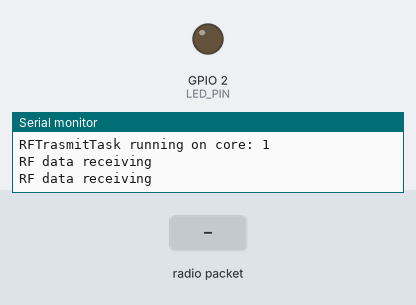
A program run on a simulated ESP32. On the bench: output pins drawn as LEDs (lit = HIGH), the last lines printed to the serial monitor. The test bench sets the inputs (shaded band). No radio packets arrive unless stated.

Above: at 1.8 s.
1.9 s: radio packet "1" arrives
At 2.7 s:
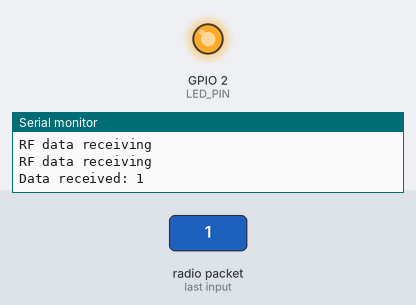
3.5 s: radio packet "0" arrives
At 5.2 s:
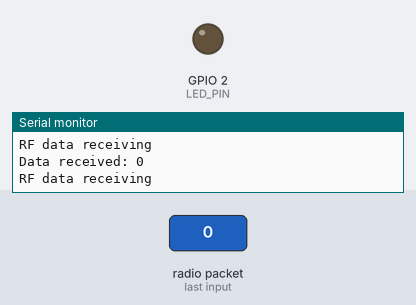
5.5 s: radio packet "2" arrives
At 7.0 s:
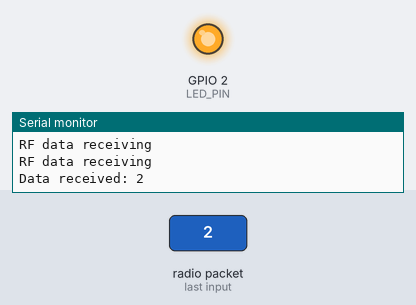
Timing chart, 0 to 8.5 s (numbered marks = the images above; inputs shaded):
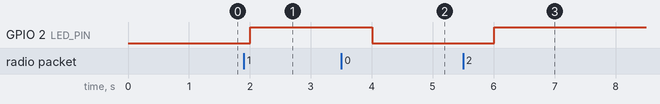

Measured:
- after the input at 1.9 s, GPIO 2 (LED_PIN): LOW → HIGH after 0.11 s
- after the input at 3.5 s, GPIO 2 (LED_PIN): HIGH → LOW after 0.51 s
- after the input at 5.5 s, GPIO 2 (LED_PIN): LOW → HIGH after 0.51 s

The program:

main.cpp
```cpp
#include <Arduino.h>
#include <SPI.h>

// ================================================================
// ===               ROLE DEFINE DECLARATIONS                   ===
// ================================================================
//Uncommente only the relative role define
//#define RF_DATASENDER
#define RF_DATALOGGER

#ifdef RF_DATASENDER
    #include "I2Cdev.h"
    #include "MPU6050_6Axis_MotionApps20.h"
#endif

#ifdef RF_DATALOGGER
    #include <U8g2lib.h>
#endif

#include "Wire.h"

#include <nRF24L01.h>
#include <RF24.h>

// ================================================================
// ===               GENERAL DEFINE DECLARATIONS                ===
// ================================================================
#define INTERRUPT_PIN 34
#define LED_PIN 2

#ifdef RF_DATASENDER
    #define M_PI		3.14159265358979323846

    MPU6050 mpu;
#endif

#ifdef RF_DATALOGGER

#endif

TaskHandle_t IMUTaskHandle;
TaskHandle_t RFTaskHandle;
TaskHandle_t SDTaskHandle;
TaskHandle_t LCDTaskHandle;

bool blinkState = false;
bool imustarted = false;

#ifdef RF_DATASENDER
// ================================================================
// ===               MPU6050 DECLARATIONS                       ===
// ================================================================

// MPU control/status vars
bool dmpReady = false;  // set true if DMP init was successful
uint8_t mpuIntStatus;   // holds actual interrupt status byte from MPU
uint8_t devStatus;      // return status after each device operation (0 = success, !0 = error)
uint16_t packetSize;    // expected DMP packet size (default is 42 bytes)
uint16_t fifoCount;     // count of all bytes currently in FIFO
uint8_t fifoBuffer[64]; // FIFO storage buffer

// orientation/motion vars
Quaternion q;           // [w, x, y, z]         quaternion container
VectorInt16 aa;         // [x, y, z]            accel sensor measurements
VectorInt16 aaReal;     // [x, y, z]            gravity-free accel sensor measurements
VectorInt16 aaWorld;    // [x, y, z]            world-frame accel sensor measurements
VectorFloat gravity;    // [x, y, z]            gravity vector
float euler[3];         // [psi, theta, phi]    Euler angle container
float ypr[3];           // [yaw, pitch, roll]   yaw/pitch/roll container and gravity vector
float yprDeg[3];        // [yaw, pitch, roll]   Degree yaw/pitch/roll container
int32_t imuTemp;

volatile bool mpuInterrupt = false;     // indicates whether MPU interrupt pin has gone high
void dmpDataReady() {
    mpuInterrupt = true;
}
#endif

// ================================================================
// ===               nRF24L01 DECLARATIONS                       ===
// ================================================================
RF24 radio(4, 5); // CE pin, CSN pin

// Let these addresses be used for the pair
uint8_t address[][6] = {"Pipe1", "Pipe2"};

// ================================================================
// ===                    TASKS PROGRAM LOOP                    ===
// ================================================================
#ifdef RF_DATASENDER
void IMUTask( void * pvParameters )
{
    Serial.printf("IMUTask running on core: %d\r\n",xPortGetCoreID());

    for(;;)
    {
        if (!dmpReady)
        {
            imustarted = false;
            return;
        }
        // read a packet from FIFO
        if (mpu.dmpGetCurrentFIFOPacket(fifoBuffer))
        {   // Get the Latest packet
            // display Euler angles in degrees
            imustarted = true;
            mpu.dmpGetQuaternion(&q, fifoBuffer);
            mpu.dmpGetGravity(&gravity, &q);
            mpu.dmpGetYawPitchRoll(ypr, &q, &gravity);
            yprDeg[0] = ypr[0] * 180/M_PI;
            yprDeg[1] = ypr[1] * 180/M_PI;
            yprDeg[2] = ypr[2] * 180/M_PI;
            /*
            Serial.print("ypr\t");
            Serial.print(ypr[0] * 180/M_PI);
            Serial.print("\t");
            Serial.print(ypr[1] * 180/M_PI);
            Serial.print("\t");
            Serial.println(ypr[2] * 180/M_PI);
            */
        }
        vTaskDelay(100 / portTICK_PERIOD_MS);
    }
}
#endif

void RFTrasmitTask( void * pvParameters )
{
    Serial.printf("RFTrasmitTask running on core: %d\r\n",xPortGetCoreID());
    char rfDataBuffer[18];

    for(;;)
    {
        #ifdef RF_DATASENDER
        if (imustarted==true)
        {
            Serial.print("RF data trasmition\r\n");
            radio.stopListening();
            sprintf(rfDataBuffer,"%.2f,%.2f,%.2f\r\n",yprDeg[0],yprDeg[1],yprDeg[2]);
            Serial.printf("rfDataBuffer length: %d\r\n",sizeof(rfDataBuffer));
            radio.write(&rfDataBuffer, sizeof(rfDataBuffer));

            Serial.printf("RF Data sended: %s\r\n",rfDataBuffer);

            blinkState = !blinkState;
            digitalWrite(LED_PIN, blinkState);
        }
        else
        {
            Serial.print("Waiting data to trasmit\r\n");
        }
        #endif

        #ifdef RF_DATALOGGER
        Serial.print("RF data receiving\r\n");
        radio.startListening();
        while(radio.available())
        {
            radio.read(&rfDataBuffer, sizeof(rfDataBuffer));
            Serial.printf("Data received: %s\r\n",rfDataBuffer);
            blinkState = !blinkState;
            digitalWrite(LED_PIN, blinkState);
        }
        #endif
        vTaskDelay(1000 / portTICK_PERIOD_MS);
    }
}

void SDTask( void * pvParameters )
{
    Serial.printf("SDTask running on core: %d\r\n",xPortGetCoreID());

    for(;;)
    {
        vTaskDelay(100 / portTICK_PERIOD_MS);
    }
}

#ifdef RF_DATALOGGER
void LcdTask( void * pvParameters )
{
    Serial.printf("LcdTask running on core: %d\r\n",xPortGetCoreID());

    for(;;)
    {
        vTaskDelay(4 / portTICK_PERIOD_MS);
    }
}
#endif
// ================================================================
// ===                      INITIAL SETUP                       ===
// ================================================================
void setup()
{
    // ===                    CONFIGURE I2C BUS                     === //
    Wire.begin();
    Wire.setClock(400000);

    // ===                    CONFIGURE SERIAL COM                     === //
    Serial.begin(115200);
    while (!Serial);

    // ===                    CONFIGURE IMU                     === //
    #ifdef RF_DATASENDER
    // initialize device
    Serial.println(F("Initializing I2C devices..."));
    mpu.initialize();
    pinMode(INTERRUPT_PIN, INPUT);
    // verify connection
    Serial.println(F("Testing device connections..."));
    Serial.println(mpu.testConnection() ? F("MPU6050 connection successful") : F("MPU6050 connection failed"));
    // load and configure the DMP
    Serial.println(F("Initializing DMP..."));
    devStatus = mpu.dmpInitialize();
    // supply your own gyro offsets here, scaled for min sensitivity
    mpu.setXGyroOffset(-72);
    mpu.setYGyroOffset(171);
    mpu.setZGyroOffset(393);
    mpu.setZAccelOffset(1400);
    // make sure it worked (returns 0 if so)
    if (devStatus == 0)
    {
        // Calibration Time: generate offsets and calibrate our MPU6050
        mpu.CalibrateAccel(6);
        mpu.CalibrateGyro(6);
        mpu.PrintActiveOffsets();
        // turn on the DMP, now that it's ready
        Serial.println(F("Enabling DMP..."));
        mpu.setDMPEnabled(true);
        // enable Arduino interrupt detection
        Serial.print(F("Enabling interrupt detection (Arduino external interrupt "));
        Serial.print(digitalPinToInterrupt(INTERRUPT_PIN));
        Serial.println(F(")..."));
        attachInterrupt(digitalPinToInterrupt(INTERRUPT_PIN), dmpDataReady, RISING);
        mpuIntStatus = mpu.getIntStatus();
        // set our DMP Ready flag so the main loop() function knows it's okay to use it
        Serial.println(F("DMP ready! Waiting for first interrupt..."));
        dmpReady = true;
        // get expected DMP packet size for later comparison
        packetSize = mpu.dmpGetFIFOPacketSize();
    } else
    {
        // ERROR!
        // 1 = initial memory load failed
        // 2 = DMP configuration updates failed
        // (if it's going to break, usually the code will be 1)
        Serial.print(F("DMP Initialization failed (code "));
        Serial.print(devStatus);
        Serial.println(F(")"));
    }
    #endif

    // ===                    CONFIGURE RF LINK                     === //
    radio.begin();
    #ifdef RF_DATASENDER
        radio.openWritingPipe(address[0]);
        radio.openReadingPipe(0, address[1]);
    #endif
    #ifdef RF_DATALOGGER
        radio.openWritingPipe(address[1]);
        radio.openReadingPipe(0, address[0]);
    #endif
    radio.setPALevel(RF24_PA_MIN);

    // ===                    CONFIGURE IO                     === //
    pinMode(LED_PIN, OUTPUT);

    // ===                    CONFIGURE OLED                     === //
    #ifdef RF_DATALOGGER

    #endif

    // ===                    CONFIGURE TASKS                     === //
    #ifdef RF_DATASENDER
        xTaskCreatePinnedToCore(
                        IMUTask,   /* Task function. */
                        "MPU6050 Reading Task",     /* name of task. */
                        10000,       /* Stack size of task */
                        NULL,        /* parameter of the task */
                        24,           /* priority of the task */
                        &IMUTaskHandle,      /* Task handle to keep track of created task */
                        0);          /* pin task to core 0 */
    #endif

    #ifdef RF_DATALOGGER
        xTaskCreatePinnedToCore(
                        LcdTask,   /* Task function. */
                        "LCD Manager",     /* name of task. */
                        10000,       /* Stack size of task */
                        NULL,        /* parameter of the task */
                        2,           /* priority of the task */
                        &LCDTaskHandle,      /* Task handle to keep track of created task */
                        0);          /* pin task to core 0 */
        xTaskCreatePinnedToCore(
                        SDTask,   /* Task function. */
                        "SD data store task",     /* name of task. */
                        10000,       /* Stack size of task */
                        NULL,        /* parameter of the task */
                        3,           /* priority of the task */
                        &SDTaskHandle,      /* Task handle to keep track of created task */
                        0);          /* pin task to core 0 */
    #endif

    xTaskCreatePinnedToCore(
                    RFTrasmitTask,   /* Task function. */
                    "RF trasmission manager task",     /* name of task. */
                    10000,       /* Stack size of task */
                    NULL,        /* parameter of the task */
                    24,           /* priority of the task */
                    &RFTaskHandle,      /* Task handle to keep track of created task */
                    1);          /* pin task to core 0 */
}

void loop()
{
    ;
}
```
